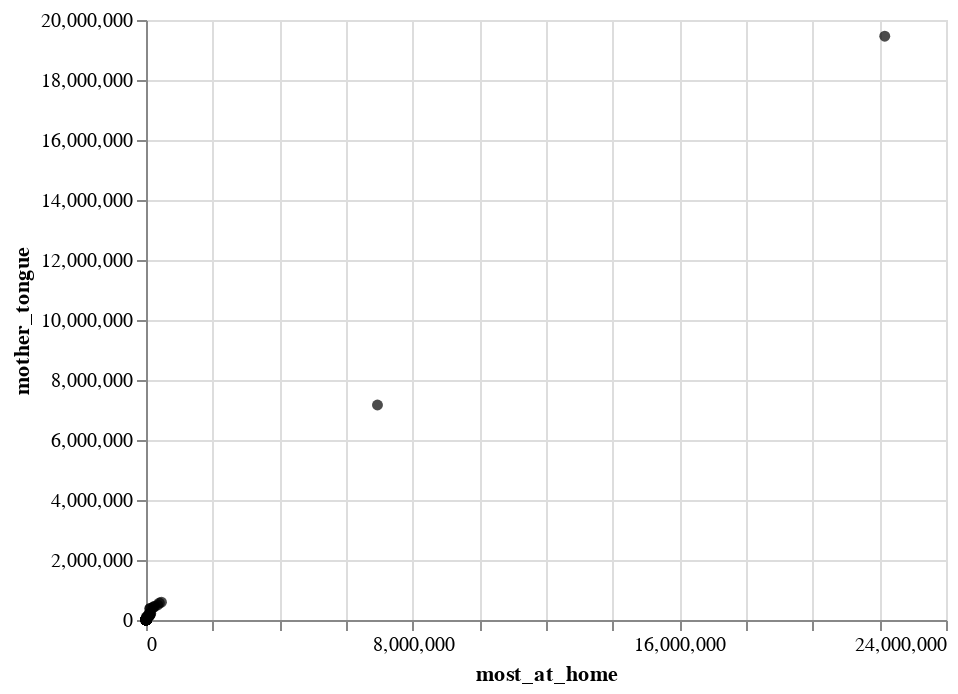

The notebook cell this image was saved under:
### Code cell
glue('can_lang_plot', can_lang_plot, display=False)

### Figure 1 — Vega-Lite specification as saved in the notebook (floating-point values rounded to 4 significant figures; data arrays with more than 128 entries replaced by an {"elided": "..."} marker saying what was removed)
{"config": {"view": {"continuousWidth": 400, "continuousHeight": 300}}, "data": {"name": "data-dcb20ba64ca1427efa64f993b8a66413"}, "mark": {"type": "circle", "color": "black"}, "encoding": {"x": {"field": "most_at_home", "type": "quantitative"}, "y": {"field": "mother_tongue", "type": "quantitative"}}, "$schema": "https://vega.github.io/schema/vega-lite/v4.17.0.json", "datasets": {"data-dcb20ba64ca1427efa64f993b8a66413": {"elided": "211 records"}}}
